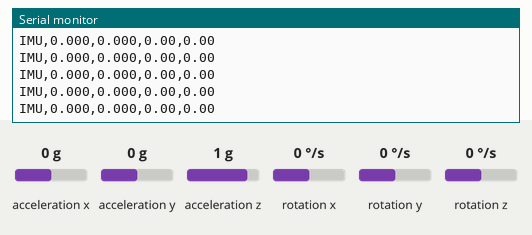
A sketch run on a simulated Arduino Uno, built with avr-gcc and run on an emulated ATmega328P. Parts: the last lines printed to the serial monitor. Wiring (inferred from the names in the program): MPU-9250 motion sensor at I2C address 0x68. Inputs (shaded band) come from the test bench; at power-on: acceleration x 0 g, acceleration y 0 g, acceleration z 1 g, rotation x 0 °/s, rotation y 0 °/s, rotation z 0 °/s.

Above: at 1.3 s.
1.4 s: acceleration x set to -1.4 g
At 2.5 s:
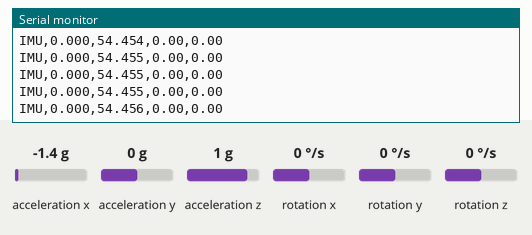
4.4 s: acceleration y set to -1.4 g
At 5.5 s:
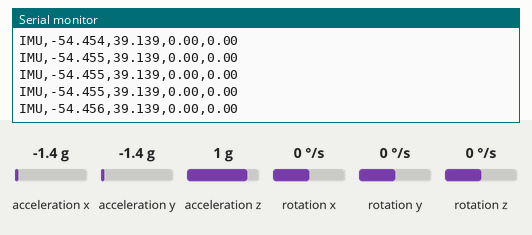
5.9 s: acceleration z set to -1.4 g
At 6.7 s:
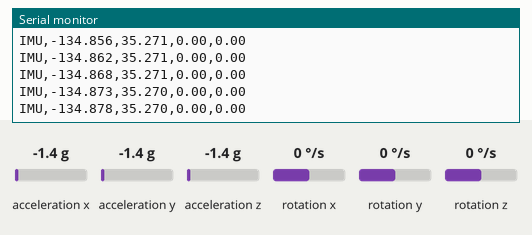
7.4 s: rotation x set to -192 °/s
At 8.5 s:
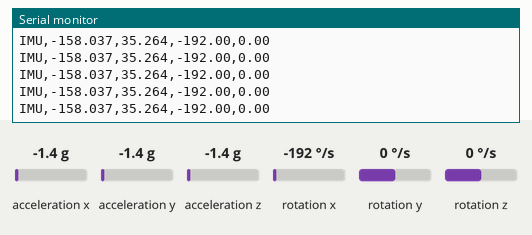
8.9 s: rotation y set to -192 °/s
At 9.5 s:
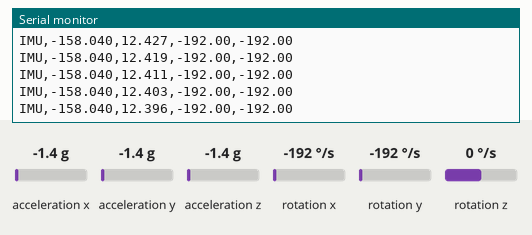
Timing chart, 0 to 11.9 s (numbered marks = the images above; inputs shaded):
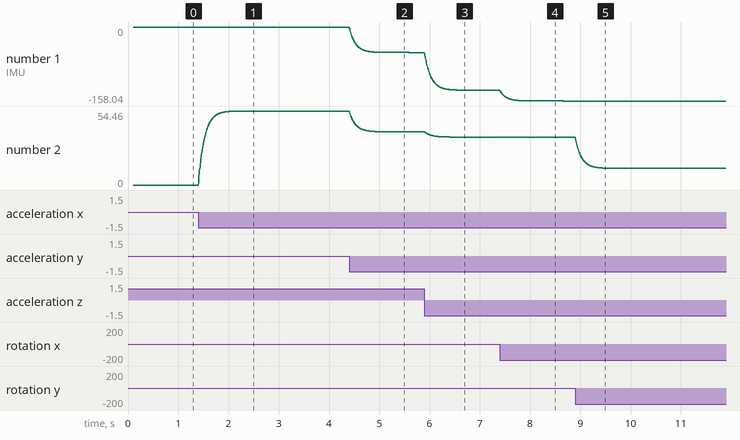

The sketch:

sensor_fusion.ino
```cpp
/*
 * sensor_fusion.ino
 * Barrot HoverBike MK-I — IMU Sensor Fusion
 *
 * Reads MPU-9250 IMU via SPI, fuses gyroscope + accelerometer data using
 * a complementary filter, and publishes attitude over serial/I2C.
 *
 * Target: Raspberry Pi Pico (for dedicated real-time sensor fusion)
 */

#include <Wire.h>

// MPU-9250 register addresses
#define MPU_ADDR         0x68
#define REG_ACCEL_XOUT_H 0x3B
#define REG_GYRO_XOUT_H  0x43
#define REG_PWR_MGMT_1   0x6B

#define ALPHA            0.96f    // complementary filter weight
#define DT_S             0.005f   // 200 Hz

float roll = 0.0f, pitch = 0.0f;

struct IMUData {
  float ax, ay, az;
  float gx, gy, gz;
};

void mpu_write(uint8_t reg, uint8_t val) {
  Wire.beginTransmission(MPU_ADDR);
  Wire.write(reg);
  Wire.write(val);
  Wire.endTransmission();
}

void mpu_read_block(uint8_t reg, uint8_t* buf, uint8_t len) {
  Wire.beginTransmission(MPU_ADDR);
  Wire.write(reg);
  Wire.endTransmission(false);
  Wire.requestFrom(MPU_ADDR, (int)len);
  for (uint8_t i = 0; i < len && Wire.available(); i++) {
    buf[i] = Wire.read();
  }
}

IMUData readIMU() {
  uint8_t buf[14];
  mpu_read_block(REG_ACCEL_XOUT_H, buf, 14);

  auto to_int16 = [](uint8_t h, uint8_t l) -> int16_t {
    return (int16_t)((h << 8) | l);
  };

  IMUData d;
  d.ax = to_int16(buf[0],  buf[1])  / 16384.0f;  // ±2g
  d.ay = to_int16(buf[2],  buf[3])  / 16384.0f;
  d.az = to_int16(buf[4],  buf[5])  / 16384.0f;
  d.gx = to_int16(buf[8],  buf[9])  / 131.0f;    // ±250 °/s → °/s
  d.gy = to_int16(buf[10], buf[11]) / 131.0f;
  d.gz = to_int16(buf[12], buf[13]) / 131.0f;
  return d;
}

void setup() {
  Wire.begin();
  Wire.setClock(400000);
  mpu_write(REG_PWR_MGMT_1, 0x00);  // wake up MPU
  delay(100);
  Serial.begin(115200);
  Serial.println("SensorFusion v1.0 ready");
}

void loop() {
  static unsigned long last = 0;
  if (millis() - last < (unsigned long)(DT_S * 1000)) return;
  last = millis();

  IMUData imu = readIMU();

  // Accelerometer angle estimate
  float accel_roll  = atan2f(imu.ay, imu.az) * 57.2958f;
  float accel_pitch = atan2f(-imu.ax, sqrtf(imu.ay*imu.ay + imu.az*imu.az)) * 57.2958f;

  // Complementary filter
  roll  = ALPHA * (roll  + imu.gx * DT_S) + (1.0f - ALPHA) * accel_roll;
  pitch = ALPHA * (pitch + imu.gy * DT_S) + (1.0f - ALPHA) * accel_pitch;

  // Output CSV for Raspberry Pi to parse
  Serial.print("IMU,");
  Serial.print(roll, 3); Serial.print(",");
  Serial.print(pitch, 3); Serial.print(",");
  Serial.print(imu.gx, 2); Serial.print(",");
  Serial.print(imu.gy, 2); Serial.println();
}
```

Measured:
- after the input at 1.4 s, the serial monitor: prints a new line at once (image 1)
- plotted number 2: 0 → 54.46 after the input at 1.4 s
